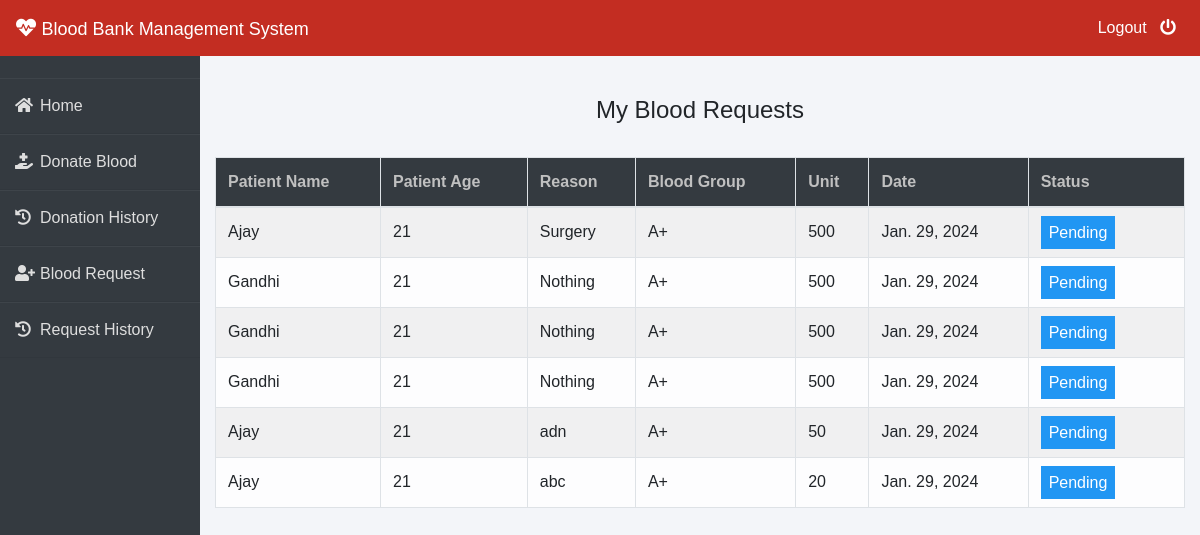
Screenshot of /donor/request-history (signed in) with the database file from the repository.
### blood/models.py (models this page shows, shortened)
class BloodRequest(models.Model):
    request_by_patient=models.ForeignKey(pmodels.Patient,null=True,on_delete=models.CASCADE)
    request_by_donor=models.ForeignKey(dmodels.Donor,null=True,on_delete=models.CASCADE)
    patient_name=models.CharField(max_length=30)
    patient_age=models.PositiveIntegerField()
    reason=models.CharField(max_length=500)
    bloodgroup=models.CharField(max_length=10)
    unit=models.PositiveIntegerField()
    status=models.CharField(max_length=20,default="Pending")
    date=models.DateField(auto_now=True)
    location=models.CharField(max_length=500)
    phone_no=models.PositiveIntegerField()

### donor/views.py (the view)
# urls.py: path('request-history', views.request_history_view,name='request-history'),
def request_history_view(request):
    donor= models.Donor.objects.get(user_id=request.user.id)
    blood_request=bmodels.BloodRequest.objects.all().filter(request_by_donor=donor)
    return render(request,'donor/request_history.html',{'blood_request':blood_request})

### templates/donor/request_history.html (shortened to what this page needs)
{% extends 'donor/donorbase.html' %}
{% block content %}
{% load widget_tweaks %}
{%load static%}
<head>
   </head>
<br><br>
<div class="container">
    <H4 class="text-center">My Blood Requests</H4><br>
    <table class="table table-light table-hover table-bordered table-striped">
        <thead class="bg-dark">
            <tr>
                <th scope="col" style="color: rgb(192, 192, 192);">Patient Name</th>
                <th scope="col" style="color: rgb(192, 192, 192);">Patient Age</th>
                <th scope="col" style="color: rgb(192, 192, 192);">Reason</th>
                <th scope="col" style="color: rgb(192, 192, 192);">Blood Group</th>
                <th scope="col" style="color: rgb(192, 192, 192);">Unit</th>
                <th scope="col" style="color: rgb(192, 192, 192);"> Date</th>
                <th scope="col" style="color: rgb(192, 192, 192);">Status</th>
            </tr>
        </thead>
        <tbody>
            {% for t in blood_request %}
            <tr>
                <td> {{t.patient_name}}</td>
                <td>{{t.patient_age}}</td>
                <td>{{t.reason}}</td>
                <td>{{t.bloodgroup}}</td>
                <td>{{t.unit}}</td>
                <td>{{t.date}}</td>
                {% if t.status == 'Approved' %}
                <td><span class="label success"> Approved</span></td>
                {% elif t.status == 'Rejected' %}
                <td><span class="label danger">Rejected</span></td>
                {% else %}
                <td><span style="color: white;margin-left: 0px;" class="label info">Pending</span></td>
                {% endif %}
            </tr>
            {% endfor %}
        </tbody>
    </table>
</div>
{% endblock content %}

### templates/donor/donorbase.html (shortened to what this page needs)
<!DOCTYPE html>
<html lang="en">
<head>
    <link rel="stylesheet" href="https://maxcdn.bootstrapcdn.com/bootstrap/4.0.0/css/bootstrap.min.css">
    <link rel="stylesheet" href="https://cdnjs.cloudflare.com/ajax/libs/font-awesome/5.14.0/css/all.css">
</head>
<body>
    <nav class="navbar navbar-expand-lg navbar-light fixed-top bg-danger">
        <a style="color:white;" class="navbar-brand" href="/"><i class="fa fa-heartbeat"></i>&nbsp;<font face = "Comic sans MS" size ="4">Blood Bank Management System</font></a>
        <div class="navbar-collapse collapse w-100 order-3 dual-collapse2">
            <ul class="navbar-nav ml-auto">
                <li class="nav-item">
                    <a class="nav-link" style="color: white;" href="/logout">Logout &nbsp; <i class="fa fa-power-off"></i></a>
                </li>
            </ul>
        </div>
      </nav>
<br><br>
<div class="wrapper">
    <div class="sidebar">
        <ul>
            <li><a style="text-decoration:none;" href="/"><i class="fas fa-home"></i>Home</a></li>
            <li><a style="text-decoration:none;" href="/donor/donate-blood"><i class="fas fa-hand-holding-medical"></i>Donate Blood</a></li>
            <li><a style="text-decoration:none;" href="/donor/donation-history"><i class="fas fa-history"></i>Donation History</a></li>
            <li><a style="text-decoration:none;" href="/donor/make-request"><i class="fas fa-user-plus"></i>Blood Request</a></li>
            <li><a style="text-decoration:none;" href="/donor/request-history"><i class="fas fa-history"></i>Request History</a></li>
        </ul>
    </div>
    <div class="main_content">
{% block content %}
{% endblock content %}
    </div>
</div>
</body>
</html>

### templates/donor/donorbase.html (style rules this page uses)
* { margin: 0; padding: 0; box-sizing: border-box; list-style: none; text-decoration: none; font-family: 'Josefin Sans', sans-serif; }
body { background-color: #f3f5f9; }
.bg-danger { background-color: #c32d22!important; }
.wrapper { display: flex; position: relative; }
.wrapper .sidebar { width: 200px; height: 100%; background: #343a40; padding: 30px 0px; position: fixed; }
.wrapper .sidebar ul li { padding: 15px; border-bottom: 1px solid#dedede; border-bottom: 1px solid rgba(0,0,0,0.05); border-top: 1px solid rgba(255,255,255,0.05); }
.wrapper .sidebar ul li a { color:#dedede; display: block; }
.wrapper .sidebar ul li a .fas { width: 25px; }
.wrapper .main_content { width: 100%; margin-left: 200px; }
.wrapper .main_content .info { margin: 20px; color: #717171; line-height: 25px; }

### templates/donor/request_history.html (style rules this page uses)
.label { color: white; padding: 8px; }
.info { background-color: #2196F3; }

### rows the page displays
BloodRequest: patient_name "Ajay", patient_age "21", reason "Surgery", bloodgroup "A+", unit "500", date "Jan. 29, 2024", status "Pending"
BloodRequest: patient_name "Gandhi", patient_age "21", reason "Nothing", bloodgroup "A+", unit "500", date "Jan. 29, 2024", status "Pending"
BloodRequest: patient_name "Gandhi", patient_age "21", reason "Nothing", bloodgroup "A+", unit "500", date "Jan. 29, 2024", status "Pending"
BloodRequest: patient_name "Gandhi", patient_age "21", reason "Nothing", bloodgroup "A+", unit "500", date "Jan. 29, 2024", status "Pending"
BloodRequest: patient_name "Ajay", patient_age "21", reason "adn", bloodgroup "A+", unit "50", date "Jan. 29, 2024", status "Pending"
BloodRequest: patient_name "Ajay", patient_age "21", reason "abc", bloodgroup "A+", unit "20", date "Jan. 29, 2024", status "Pending"
